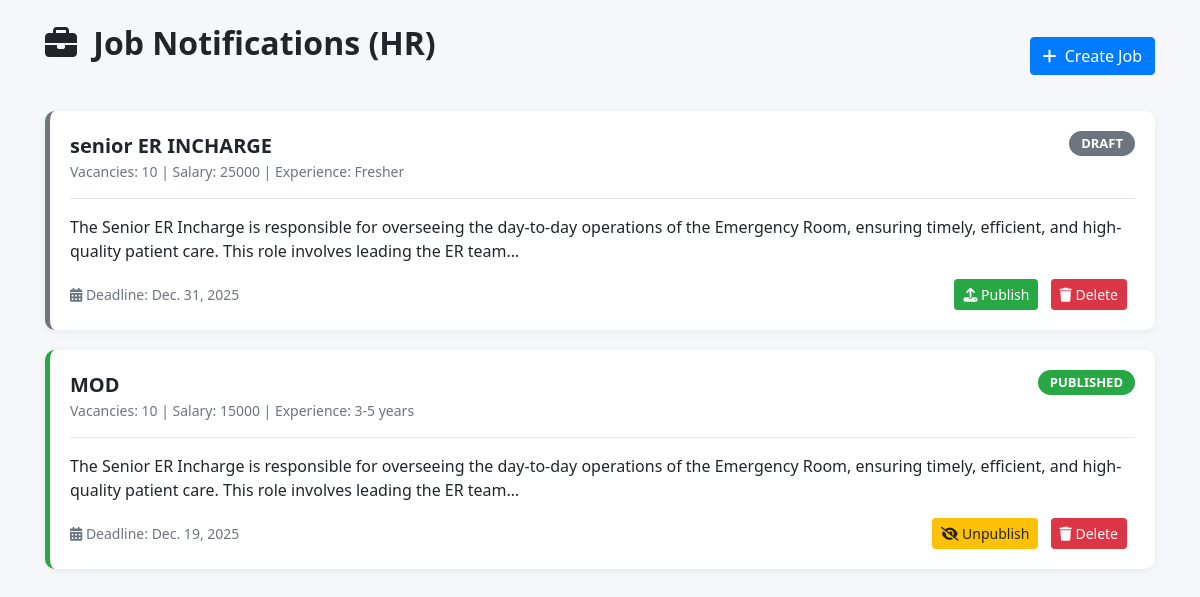
The app's page /job-notification/, older data.
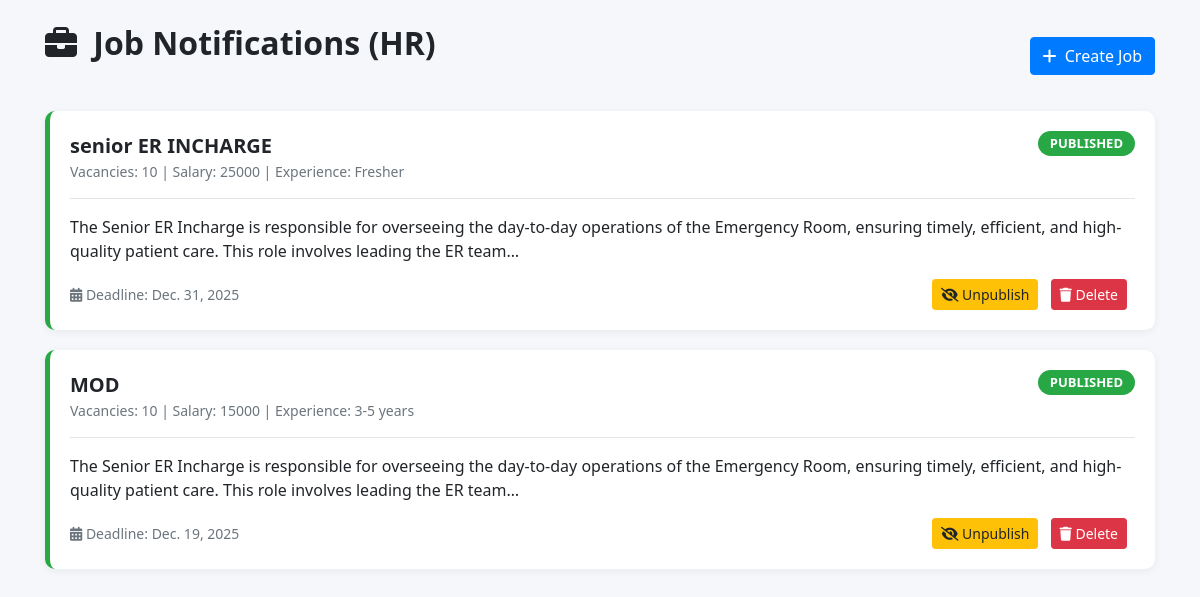
The same page, newer data.
### base/models.py (models this page shows, shortened)
class jobnotification(models.Model):
    status_choices = (
        ('open', 'Open'),
        ('closed', 'Closed'),
    )
    experiance_choices = (
        ('Fresher', 'Fresher'),
        ('1-3 years', '1-3 years'),
        ('3-5 years', '3-5 years'),
        ('5+ years', '5+ years'),
    )
    job_type=(
        ('full-time','Full-Time'),
        ('part-time','Part-Time'),
    )
    title = models.CharField(max_length=200)
    description = models.TextField()
    job_type = models.CharField(max_length=20, choices=job_type, default='full-time')
    location = models.CharField(max_length=100)
    vaccancy_count = models.IntegerField()
    status = models.CharField(max_length=10, choices=status_choices, default='open')
    created_at = models.DateTimeField(auto_now_add=True)
    deadline = models.DateField()
    salary = models.CharField(max_length=100)
    is_published = models.BooleanField(default=False)
    experiance=models.CharField(max_length=20, choices=experiance_choices, default='Fresher')

### base/views.py (the view)
# urls.py: path('job-notification/', views.job_notification, name='job_notification'),
def job_notification(request):
    job= jobnotification.objects.all()
    return render(request, 'job_notification.html', {'job': job})

### base/templates/job_notification.html (shortened to what this page needs)
<!DOCTYPE html>
<html lang="en">
<head>
    {% load static %}
    <link rel="stylesheet" href="https://cdn.jsdelivr.net/npm/bootstrap@4.6.2/dist/css/bootstrap.min.css">
    <link rel="stylesheet" href="https://cdnjs.cloudflare.com/ajax/libs/font-awesome/6.4.0/css/all.min.css">
</head>
<body>
<div class="container mt-4">
    <div class="d-flex justify-content-between align-items-center mb-4">
        <h2 class="page-title">
            <i class="fas fa-briefcase mr-2"></i> Job Notifications (HR)
        </h2>
        <a href="{% url 'create_job' %}" class="btn btn-primary">
            <i class="fas fa-plus mr-1"></i> Create Job
        </a>
    </div>
    {% for jobs in job %}
        <div class="job-card {% if jobs.is_published %}published{% else %}draft{% endif %}">
            <div class="d-flex justify-content-between align-items-start">
                <div>
                    <div class="job-title">{{ jobs.title }}</div>
                    <div class="job-meta">
                        Vacancies: {{ jobs.vaccancy_count }} |
                        Salary: {{ jobs.salary }} |
                        Experience: {{ jobs.experiance }}
                    </div>
                </div>
                {% if jobs.is_published %}
                    <span class="badge badge-success badge-status">PUBLISHED</span>
                {% else %}
                    <span class="badge badge-secondary badge-status">DRAFT</span>
                {% endif %}
            </div>
            <hr>
            <p>{{ jobs.description|truncatechars:200 }}</p>
            <div class="d-flex justify-content-between align-items-center">
                <small class="text-muted">
                    <i class="fas fa-calendar-alt"></i>
                    Deadline: {{ jobs.deadline }}
                </small>
                <div class="job-actions">
                    {% if jobs.is_published %}
                        <a href="{% url 'unpublish_job' jobs.id %}" class="btn btn-warning btn-sm">
                            <i class="fas fa-eye-slash"></i> Unpublish
                        </a>
                    {% else %}
                        <a href="{% url 'publish_job' jobs.id %}" class="btn btn-success btn-sm">
                            <i class="fas fa-upload"></i> Publish
                        </a>
                    {% endif %}
                    <a href="{% url 'delete_job' jobs.id %}"
                       class="btn btn-danger btn-sm"
                       onclick="return confirm('Are you sure you want to delete this job?')">
                        <i class="fas fa-trash"></i> Delete
                    </a>
                </div>
            </div>
        </div>
    {% empty %}
        <div class="empty-box">
            <i class="fas fa-briefcase fa-3x text-muted mb-3"></i>
            <h4>No jobs created yet</h4>
            <p class="text-muted">Click “Create Job” to add your first job notification.</p>
        </div>
    {% endfor %}
</div>
</body>
</html>

Row changes from the older to the newer data that the page shows:
changed jobnotification "senior ER INCHARGE": is_published "DRAFT Publish" → "PUBLISHED Unpublish"
